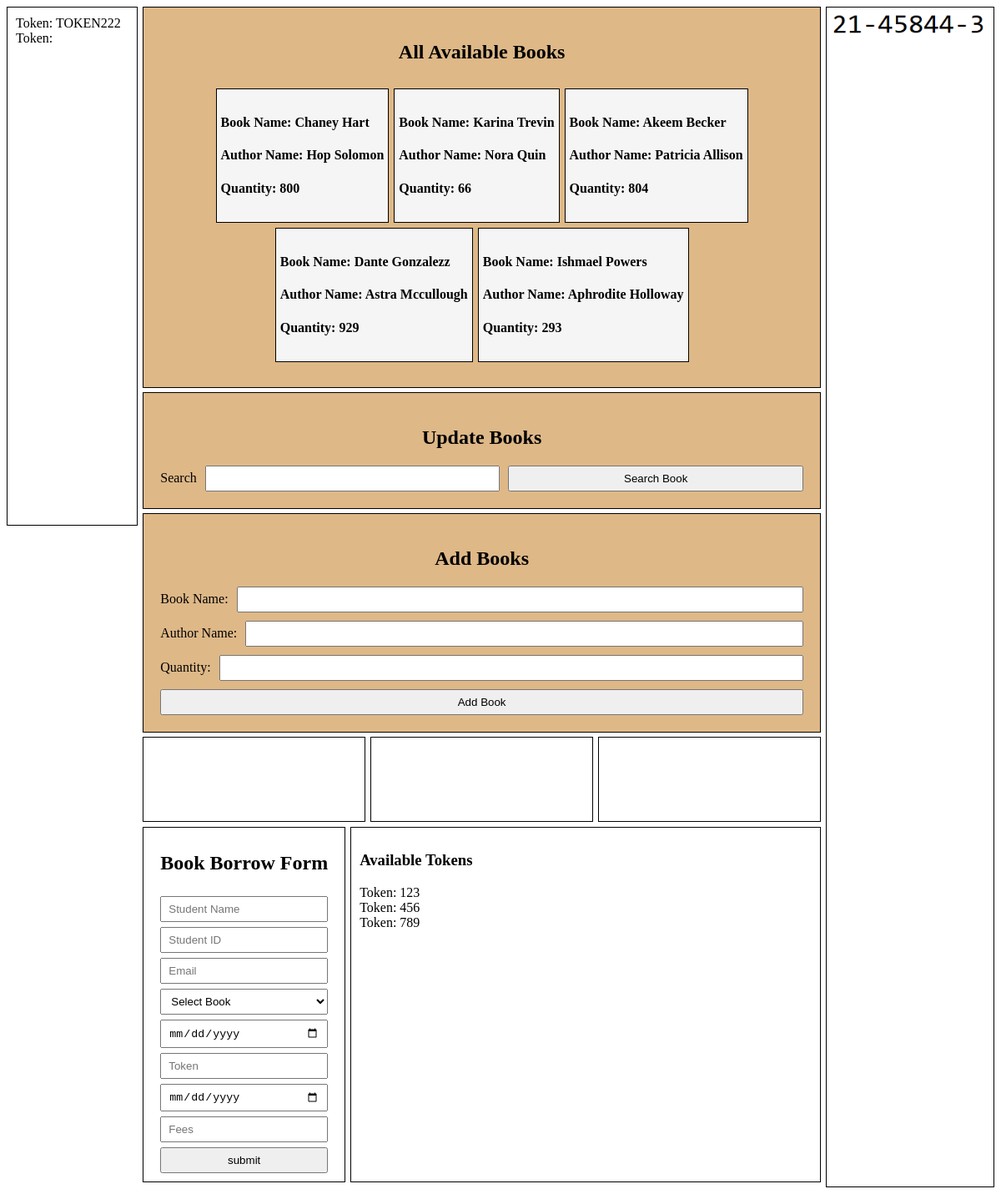
The page / on the database its author committed.
### tables this page shows
CREATE TABLE `booksinfo` (
  `id` int(11) NOT NULL,
  `book_Name` text NOT NULL,
  `author_Name` text NOT NULL,
  `quantity` int(10) NOT NULL
);

### utils.php (called while the page is built, shortened)
<?php
function getAllTokens() {
    return ["123", "456", "789"];
}
?>

### index.php (the view, shortened to what this page needs)
<!DOCTYPE html>
<html lang="en">
<head>
    <link rel="stylesheet" href="style.css">
</head>
<body>
    <main>
        <aside class="left-box">
            <?php
            $jsonData = file_get_contents('bookInfo.json');
            $jsonArray = json_decode($jsonData, true);
            foreach ($jsonArray as $item) {
                if (isset($item['token'])) {
                    echo 'Token: ' . $item["token"] . '<br>';
                }
            }
            ?>
        </aside>
        <div>
            <section>
                <div class="box1">
                    <h2 style="text-align: center;">All Available Books</h2>
                    <div class="allbooks">
                        <?php
                        include('connect.php');
                        $sql = 'SELECT * FROM booksInfo';
                        $result = mysqli_query($conn, $sql);
                        if ($result) {
                            $allBooks = mysqli_fetch_all($result, MYSQLI_ASSOC);
                            foreach ($allBooks as $book) {
                                echo '<div class="bookCard">
                                        <h4>Book Name: ' . $book['book_Name'] . '</h4>
                                        <h4>Author Name: ' . $book['author_Name'] . '</h4>
                                        <h4>Quantity: ' . $book['quantity'] . '</h4>
                                    </div> ';
                            }
                        }
                        ?>
                    </div>
                </div>
                <div class="box1">
                    <h2 style="text-align: center;">Update Books</h2>
                    <form action="" method="get" class="bookFormRow">
                        <label for="bookName">Search</label>
                        <input class="input" type="text" name="searchValue" id="bookName">
                        <input class="input" type="submit" name="searchBook" value="Search Book">
                    </form>
                </div>
                <div class="box1">
                    <h2 style="text-align: center;">Add Books</h2>
                    <form action="bookProcess.php" method="post" style="display: flex; flex-direction: column; gap: 10px;">
                        <div class="bookFormRow">
                            <label for="bookName">Book Name:</label>
                            <input class="input" type="text" name="bookName" id="bookName">
                        </div>
                        <div class="bookFormRow">
                            <label for="authorName">Author Name:</label>
                            <input class="input" type="text" name="authorName" id="authorName">
                        </div>
                        <div class="bookFormRow">
                            <label for="quantity">Quantity:</label>
                            <input class="input" type="text" name="quantity" id="quantity">
                        </div>
                        <div class="bookFormRow">
                            <input class="input" type="submit" name="addBook" value="Add Book">
                        </div>
                    </form>
                </div>
            </section>
            <section class="section2">
                <div class="box2"></div>
                <div class="box2"></div>
                <div class="box2"></div>
            </section>
            <section class="section2">
                <div>
                    <form class="form" action="process.php" method="post">
                        <h2>Book Borrow Form</h2>
                        <input class="input" type="text" name="studentName" placeholder="Student Name">
                        <input class="input" type="text" name="studentID" placeholder="Student ID">
                        <input class="input" type="email" name="studentEmail" placeholder="Email">
                        <select name="bookTitle" id="" class="input">
                            <option value="Book1">Select Book</option>
                        </select>
                        <input class="input" type="date" name="borrowDate" placeholder="Borrow Date">
                        <input class="input" type="text" name="token" placeholder="Token">
                        <input class="input" type="date" name="returnDate" placeholder="Return Date">
                        <input class="input" type="number" name="fees" placeholder="Fees">
                        <input class="input" type="submit" name="submit" value="submit">
                    </form>
                </div>
                <div class="box3">
                    <h3>Available Tokens</h3>
                    <?php
                    include('./utils.php');
                    $validTokens = getAllTokens();
                    foreach($validTokens as $availableToken){
                        echo 'Token: ' . $availableToken . '<br>';
                     }
                    ?>
                </div>
            </section>
        </div>
        <aside class="right-box">
            <img src="./images//21-45844-3.PNG" alt="student ID" width="200px">
        </aside>
    </main>
</body>
</html>

### style.css (style rules this page uses)
.box1 { border: 1px solid black; margin-bottom: 5px; background-color: burlywood; padding: 20px; }
.box2 { height: 100px; width: 200px; flex-grow: 1; border: 1px solid black; }
.box3 { flex-grow: 1; border: 1px solid black; padding: 10px; }
.form { display: flex; flex-direction: column; gap: 6px; padding: 10px 20px; border: 1px solid black; }
.bookFormRow { display: flex; align-items: center; gap: 10px; }
.input { padding: 6px 8px; flex: 1; }
.allbooks { display: flex; justify-content: center; gap: 6px; padding: 10px; flex-wrap: wrap; }
.bookCard { border: 1px solid black; padding: 10px 5px; background-color: whitesmoke; }
.right-box { border: 1px solid black; }
.left-box { height: 600px; width: 200px; border: 1px solid black; padding: 10px; }
main { max-width: 1280px; display: flex; margin: auto; gap: 6px; }
.section2 { display: flex; gap: 6px; justify-content: center; margin-bottom: 6px; }

### rows shown on the page
booksinfo: book_Name "Chaney Hart", author_Name "Hop Solomon", quantity "800"
booksinfo: book_Name "Karina Trevin", author_Name "Nora Quin", quantity "66"
booksinfo: book_Name "Akeem Becker", author_Name "Patricia Allison", quantity "804"
booksinfo: book_Name "Dante Gonzalezz", author_Name "Astra Mccullough", quantity "929"
booksinfo: book_Name "Ishmael Powers", author_Name "Aphrodite Holloway", quantity "293"

### other values the page prints
$item["token"] "TOKEN222"
$availableToken "123"
$availableToken "456"
$availableToken "789"
